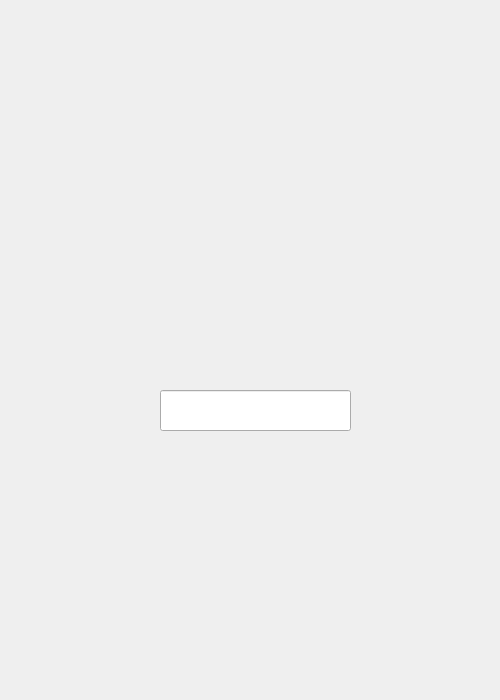
<?xml version="1.0" encoding="UTF-8"?>
<ui version="4.0">
 <class>Widget</class>
 <widget class="QWidget" name="Widget">
  <property name="geometry">
   <rect>
    <x>0</x>
    <y>0</y>
    <width>500</width>
    <height>700</height>
   </rect>
  </property>
  <property name="windowTitle">
   <string>Widget</string>
  </property>
  <property name="windowIcon">
   <iconset resource="Resources.qrc">
    <normaloff>:/icon/atmtv-h0nup-001.ico</normaloff>:/icon/atmtv-h0nup-001.ico</iconset>
  </property>
  <property name="styleSheet">
   <string notr="true"/>
  </property>
  <widget class="QLabel" name="lb_name">
   <property name="geometry">
    <rect>
     <x>80</x>
     <y>40</y>
     <width>391</width>
     <height>221</height>
    </rect>
   </property>
   <property name="text">
    <string/>
   </property>
   <property name="pixmap">
    <pixmap resource="Resources.qrc">:/image/title.png</pixmap>
   </property>
  </widget>
  <widget class="QLabel" name="lb_start">
   <property name="geometry">
    <rect>
     <x>101</x>
     <y>351</y>
     <width>104</width>
     <height>58</height>
    </rect>
   </property>
   <property name="focusPolicy">
    <enum>Qt::NoFocus</enum>
   </property>
   <property name="text">
    <string/>
   </property>
   <property name="pixmap">
    <pixmap resource="Resources.qrc">:/image/start.png</pixmap>
   </property>
  </widget>
  <widget class="QLabel" name="lb_score">
   <property name="geometry">
    <rect>
     <x>287</x>
     <y>351</y>
     <width>104</width>
     <height>58</height>
    </rect>
   </property>
   <property name="text">
    <string/>
   </property>
   <property name="pixmap">
    <pixmap resource="Resources.qrc">:/image/rank.png</pixmap>
   </property>
  </widget>
  <widget class="QLabel" name="lb_over">
   <property name="geometry">
    <rect>
     <x>80</x>
     <y>110</y>
     <width>341</width>
     <height>81</height>
    </rect>
   </property>
   <property name="text">
    <string/>
   </property>
   <property name="pixmap">
    <pixmap resource="Resources.qrc">:/image/gameover.png</pixmap>
   </property>
  </widget>
  <widget class="QLabel" name="lb_choose">
   <property name="geometry">
    <rect>
     <x>90</x>
     <y>110</y>
     <width>331</width>
     <height>81</height>
    </rect>
   </property>
   <property name="text">
    <string/>
   </property>
   <property name="pixmap">
    <pixmap resource="Resources.qrc">:/image/choose.png</pixmap>
   </property>
  </widget>
  <widget class="QLineEdit" name="lineEdit">
   <property name="geometry">
    <rect>
     <x>160</x>
     <y>390</y>
     <width>191</width>
     <height>41</height>
    </rect>
   </property>
   <property name="font">
    <font>
     <family>Comic Sans MS</family>
     <pointsize>12</pointsize>
     <weight>75</weight>
     <bold>true</bold>
    </font>
   </property>
   <property name="frame">
    <bool>true</bool>
   </property>
  </widget>
  <widget class="QLabel" name="lb_enter">
   <property name="geometry">
    <rect>
     <x>0</x>
     <y>0</y>
     <width>500</width>
     <height>700</height>
    </rect>
   </property>
   <property name="text">
    <string/>
   </property>
   <property name="pixmap">
    <pixmap resource="Resources.qrc">:/image/welcome.png</pixmap>
   </property>
  </widget>
  <zorder>lb_name</zorder>
  <zorder>lb_start</zorder>
  <zorder>lb_over</zorder>
  <zorder>lb_score</zorder>
  <zorder>lb_choose</zorder>
  <zorder>lb_enter</zorder>
  <zorder>lineEdit</zorder>
 </widget>
 <resources>
  <include location="Resources.qrc"/>
 </resources>
 <connections/>
</ui>
